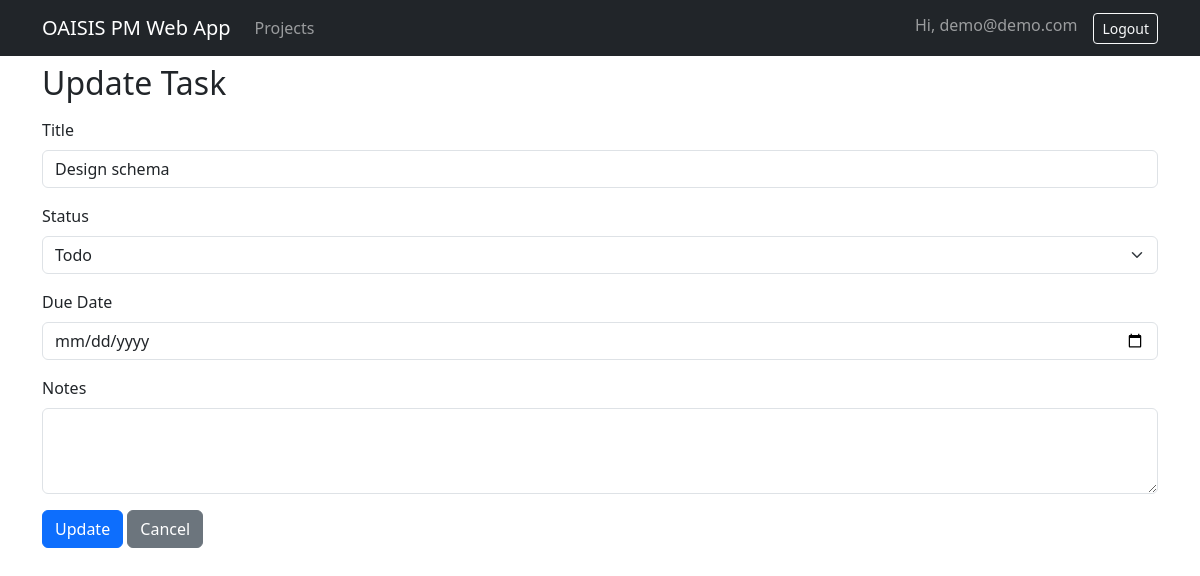
Screenshot of /tasks/1/edit (signed in) with the database file from the repository.
### app.py (models this page shows, shortened)
class User(db.Model, UserMixin):
    id = db.Column(db.Integer, primary_key=True)
    email = db.Column(db.String(255), unique=True, nullable=False)
    password_hash = db.Column(db.String(255), nullable=False)
    created_at = db.Column(db.DateTime, default=datetime.utcnow)
    projects = db.relationship("Project", backref="owner", lazy=True)

class Task(db.Model):
    id = db.Column(db.Integer, primary_key=True)
    title = db.Column(db.String(200), nullable=False)
    status = db.Column(db.String(50), default="Todo")  # Todo, In Progress, Done
    due_date = db.Column(db.Date, nullable=True)
    notes = db.Column(db.Text, default="")
    created_at = db.Column(db.DateTime, default=datetime.utcnow)
    project_id = db.Column(db.Integer, db.ForeignKey("project.id"), nullable=False)

### app.py (the view, shortened to what this page needs)
@app.route("/tasks/<int:task_id>/edit", methods=["GET", "POST"])
@login_required
def task_edit(task_id: int):
    task = Task.query.get_or_404(task_id)
    project = Project.query.filter_by(id=task.project_id, owner_id=current_user.id).first()
    if not project:
        abort(404)
    return render_template("task_form.html", action="Update", project=project, task=task)

### app.py (called while the page is built)
@login_manager.user_loader
def load_user(user_id):
    return db.session.get(User, int(user_id))

@app.before_request
def ensure_db():
    with app.app_context():
        db.create_all()

### templates/task_form.html
{% extends "base.html" %}
{% block content %}
<h2>{{ action }} Task</h2>
<form method="post" class="mt-3">
  <div class="mb-3">
    <label class="form-label">Title</label>
    <input type="text" name="title" class="form-control" required value="{{ task.title if task else '' }}">
  </div>
  <div class="mb-3">
    <label class="form-label">Status</label>
    <select name="status" class="form-select">
      {% for s in ["Todo","In Progress","Done"] %}
      <option value="{{ s }}" {% if task and task.status==s %}selected{% endif %}>{{ s }}</option>
      {% endfor %}
    </select>
  </div>
  <div class="mb-3">
    <label class="form-label">Due Date</label>
    <input type="date" name="due_date" class="form-control" value="{{ task.due_date.strftime('%Y-%m-%d') if task and task.due_date else '' }}">
  </div>
  <div class="mb-3">
    <label class="form-label">Notes</label>
    <textarea name="notes" class="form-control" rows="3">{{ task.notes if task else '' }}</textarea>
  </div>
  <button class="btn btn-primary" type="submit">{{ action }}</button>
  <a href="{{ url_for('project_detail', project_id=project.id) }}" class="btn btn-secondary">Cancel</a>
</form>
{% endblock %}

### templates/base.html (shortened to what this page needs)
<!doctype html>
<html lang="en">
<head>
  <link href="https://cdn.jsdelivr.net/npm/bootstrap@5.3.3/dist/css/bootstrap.min.css" rel="stylesheet">
</head>
<body>
<nav class="navbar navbar-expand-lg navbar-dark bg-dark fixed-top">
  <div class="container">
    <a class="navbar-brand" href="{{ url_for('dashboard') if current_user.is_authenticated else url_for('home') }}">OAISIS PM Web App</a>
    <div class="collapse navbar-collapse" id="nav">
      <ul class="navbar-nav me-auto">
        {% if current_user.is_authenticated %}
        <li class="nav-item"><a class="nav-link" href="{{ url_for('dashboard') }}">Projects</a></li>
        {% endif %}
      </ul>
      <ul class="navbar-nav ms-auto">
        {% if current_user.is_authenticated %}
        <li class="nav-item"><span class="navbar-text me-3">Hi, {{ current_user.email }}</span></li>
        <li class="nav-item"><a class="btn btn-outline-light btn-sm" href="{{ url_for('logout') }}">Logout</a></li>
        {% else %}
        <li class="nav-item"><a class="nav-link" href="{{ url_for('login') }}">Login</a></li>
        <li class="nav-item"><a class="btn btn-primary btn-sm" href="{{ url_for('register') }}">Sign Up</a></li>
        {% endif %}
      </ul>
    </div>
  </div>
</nav>
<main class="container">
  {% block content %}{% endblock %}
</main>
</body>
</html>

### templates/base.html (style rules this page uses)
body { padding-top: 64px; }

### rows the page displays
User: email "demo@demo.com"
Task: title "Design schema", status "Todo"

### other values shown
{{ action }} "Update"
